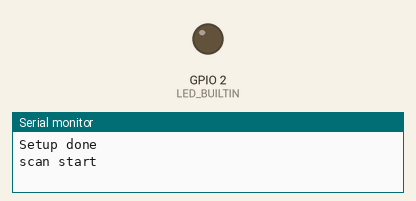
Bench run of a sketch on a simulated ESP8266 (NodeMCU). Parts: output pins drawn as LEDs (lit = HIGH, except the on-board LED, lit = LOW), the last lines printed to the serial monitor. A WiFi scan finds three made-up networks.

Above: at 1.1 s.
At 4.6 s:
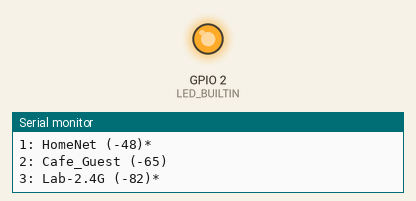
Timing chart, 0 to 9.2 s (numbered marks = the images above):
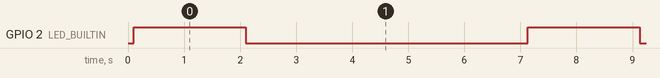

The sketch:

WiFiScan.ino
```cpp
/*
 *  This sketch demonstrates how to scan WiFi networks.
 *  The API is almost the same as with the WiFi Shield library,
 *  the most obvious difference being the different file you need to include:
 */
#include "ESP8266WiFi.h"
bool flag = false;  //Was scan done?

void setup() {
  //Sets up serial and rate
  Serial.begin(115200);

  pinMode(LED_BUILTIN, OUTPUT);

  // Set WiFi to station mode and disconnect from an AP if it was previously connected
  WiFi.mode(WIFI_STA);
  WiFi.disconnect();
  delay(100);

  Serial.println("Setup done");
}

void loop() {
//  if (flag == 1) {
//    return;
//  }

  digitalWrite(LED_BUILTIN, HIGH);

  Serial.println("scan start");

  // WiFi.scanNetworks will return the number of networks found
  int n = WiFi.scanNetworks();
  Serial.println("scan done");
//  flag = true; //Scan was done
  digitalWrite(LED_BUILTIN, LOW);
  if (n == 0)
    Serial.println("no networks found");
  else
  {
    Serial.print(n);
    Serial.println(" networks found");
    for (int i = 0; i < n; ++i)
    {
      // Print SSID and RSSI for each network found
      Serial.print(i + 1);
      Serial.print(": ");
      Serial.print(WiFi.SSID(i));
      Serial.print(" (");
      Serial.print(WiFi.RSSI(i));
      Serial.print(")");
      Serial.println((WiFi.encryptionType(i) == ENC_TYPE_NONE)?" ":"*");
      delay(10);
    }
  }
  Serial.println("");

  // Wait a bit before scanning again
  delay(5000);
}
```

Measured:
- by itself, GPIO 2 (LED_BUILTIN): alternates HIGH for 2.0 s and LOW for 5.0 s
